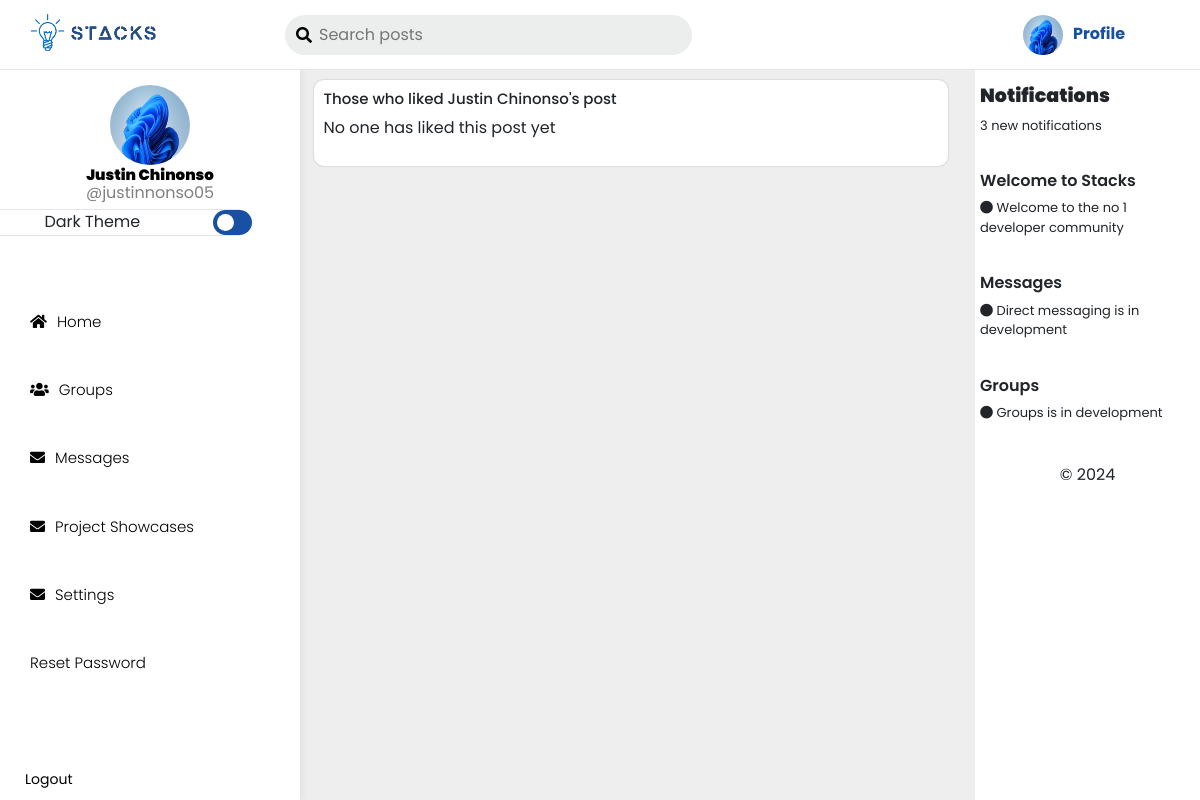
The app's page /liked-post/100/ (signed in), older data.
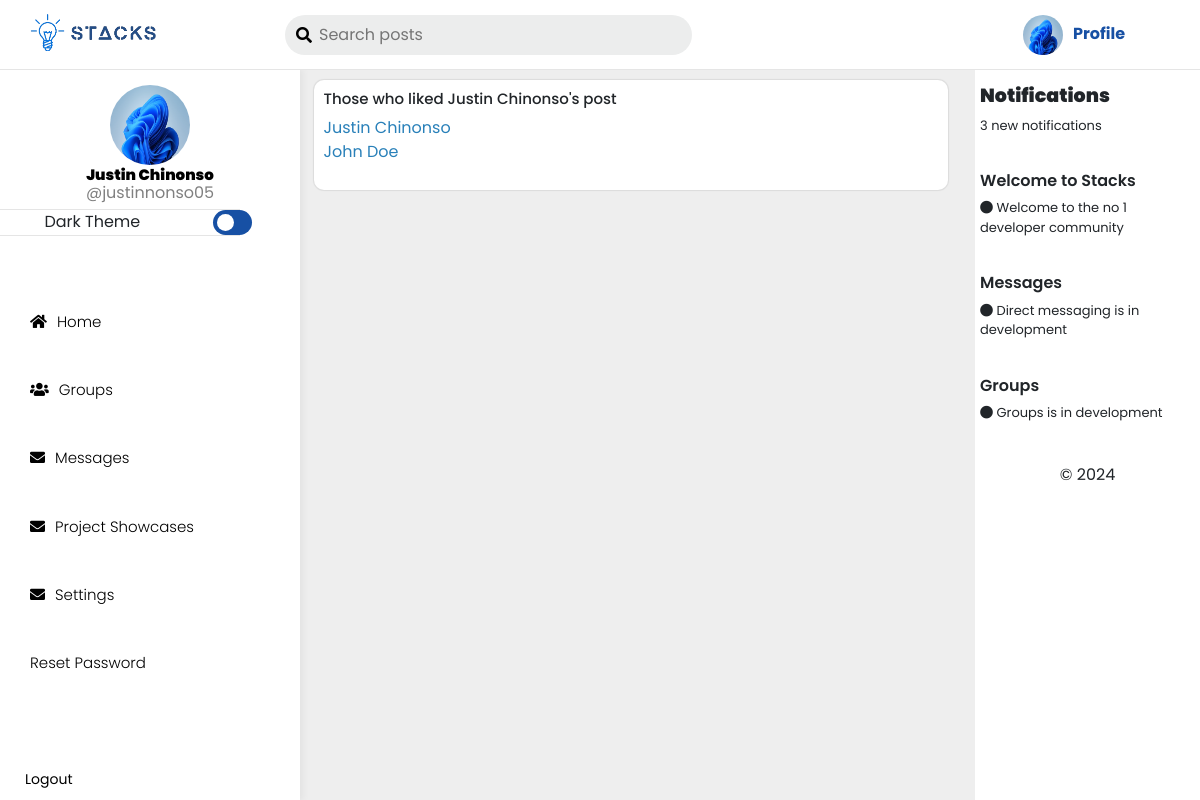
The same page, newer data.
### user/models.py (models this page shows, shortened)
class Profile(models.Model):
	user = models.OneToOneField(User, on_delete = models.CASCADE)
	verified = models.BooleanField(default=False)
	full_name = models.CharField(max_length = 200)
	Profile_picture = models.ImageField(blank = True, null = True, default = '', upload_to = 'profile_pics')
	bio = models.TextField(max_length = 150, default = "", blank = True, null = True)
	tech_stack = models.CharField(max_length =100, default = "", blank = True, null = True)
	current_city = models.CharField(max_length = 100, default = "", blank = True, null = True)
	Website_or_Portfolio_link = models.URLField(default = "", blank = True, null = True)
	likes = models.ManyToManyField(User, related_name='liked_profile', blank=True)

### main/models.py (models this page shows, shortened)
class Post(models.Model):
	author = models.ForeignKey(Profile, on_delete = models.CASCADE)
	Post_image = models.ImageField(blank = True, null = True, default = None, verbose_name = "Add Image", upload_to = 'Post_images')
	date_posted = models.DateTimeField(default = timezone.now)
	content = models.TextField()
	likes = models.ManyToManyField(User, related_name='liekd_posts', blank=True)

### main/views.py (the view)
# urls.py: path('liked-post/<int:post_id>/', views.liked_posts, name = 'liked-post'),
@login_required
def liked_posts(request, post_id):
	post = get_object_or_404(Post, pk=post_id)
	users = post.likes.all()
	profiles = Profile.objects.filter(user__in=users)
	context = {
		'profiles': profiles,
		'post': post
		}
	return render(request, 'main/liked_posts.html', context)

### main/templates/main/liked_posts.html (shortened to what this page needs)
{% extends "main/base.html" %}
{% load static %}
	{% block content %}
    <div class="profile-container" id="allPosts">
		<div class="profile-content">
            <h2>Those who liked {{ post.author.full_name }}'s post</h2>
            <ul>
                {% for profile in profiles %}
                    <li><a href="{% url 'user-profile' profile.user.username %}">{{ profile.full_name }}</a></li>
                {% empty %}
                    <li>No one has liked this post yet</li>
                {% endfor %}
            </ul>
        </div>
    </div>
	{% endblock content%}

### main/templates/main/base.html (shortened to what this page needs)
{% load static %}
<!DOCTYPE html>
<html data-theme="light">
<head>
    <link rel="stylesheet" href="https://cdn.jsdelivr.net/npm/bootstrap@4.1.3/dist/css/bootstrap.min.css">
    <link rel="stylesheet" href="https://cdnjs.cloudflare.com/ajax/libs/font-awesome/5.15.4/css/all.min.css">
	<link rel="stylesheet" type="text/css" href="{% static 'main/style.css' %}">
	<link rel="stylesheet" type="text/css" href="{% static 'main/darkstyle.css' %}" id="dark-mode-stylesheet">
</head>
<body>
	<header>
		<label class="logo dark"><a href="{% url 'home' %}"><img src="{% static 'main/stacks3.png' %}"></a></label>
		<div class="search"><form action="{% url 'search' %}" method="get" class="search-form" id="search_form"><button class="search" type="submit"><i id="search-icon" class="fa fa-search"></i></button><input class="search" type="search" name="key" placeholder="Search posts"></form>
		</div>
		<nav>
			{% if request.user.is_authenticated %}
				<div class="nav-logged">
					{% if request.user.profile.Profile_picture %}
						<a class="top-profile-des" href="{% url 'user-profile' request.user.username %}"><img class="top-profile" src="{{ request.user.profile.Profile_picture.url }}">Profile</a>
					{% else %}
						<a class="top-profile-des" href="{% url 'user-profile' request.user.username %}"><img class="top-profile" src="{% static 'main/default.jpg' %}">Profile</a>
						<a class="top-profile-mob" href="#" id="top-profile"><img class="top-profile" src="{% static 'main/default.jpg' %}"></a>
					{% endif %}
				</div>
			{% else %}
				<div class="nav-no-logged">
					<a class="login" href="{% url 'welcome' %}">Go back</a>
			{% endif %}
		</nav>
	</header>
	<div class="content" id="dynamic-element1">
		<div class="menu" id="menu">
			<div class="user">
				{% if request.user.is_authenticated %}
					{% if request.user.profile.Profile_picture %}
						<p><a href="{% url 'user-profile' request.user.username %}"><img src="{{ request.user.profile.Profile_picture.url }}"></a></p>
					{% else %}
						<p><a href="{% url 'user-profile' request.user.username %}"><img src="{% static 'main/default.jpg' %}"></a></p>
					{% endif %}
					<p class="fullname"><a class="post-author" href="{% url 'user-profile' request.user.username %}">{{ user.profile.full_name }}</a></p>
					<p class="username">@{{ request.user.username }}</p>
				{% else %}
					<a href="{% url 'login' %}">Login</a>
			{% endif %}
			</div><hr>
			<div class="dark-theme">
                <label>Dark Theme</label>
                <label class="switch" title="Toggle light/dark mode">
                    <span class="slider round"></span>
                </label>
            </div><hr>
			<div class="menu-items">
				<a class="desk-item" href="{% url 'home' %}"><i class="fa fa-home"></i>Home</a>
				<a class="desk-item" href="{% url 'groups' %}"><i class="fa fa-users"></i>Groups</a>
				<a class="desk-item" href="{% url 'message' %}"><i class="fa fa-envelope"></i>Messages</a>
				<a class="desk-item" href="{% url 'message' %}"><i class="fa fa-envelope"></i>Project Showcases</a>
				<a class="desk-item" href="{% url 'message' %}"><i class="fa fa-envelope"></i>Settings</a>
				<a class="desk-item" href="{% url 'password_reset' %}">Reset Password</a>
				{% if request.user.is_authenticated %}
				<form method="POST" action="{% url 'logout' %}">
					<button type="submit" class="logout"> Logout</button>
				</form>
				{% else %}
				<a href="{% url 'login' %}"><i class="fa fa-sign-in"></i>Login</a>
				{% endif %}
			</div>
		</div>
		{% block content %}{% endblock %}
		<div class="right-side" id="right-side">
			<div class="discover">
			 	<h4>Notifications</h4>
			 	<p>3 new notifications</p>
			</div>
			<div class="discover">
			 	<h2>Welcome to Stacks</h2>
			 	<p><i class="fa fa-circle"></i>&nbsp;Welcome to the no 1 developer community</p>
			</div>
			<div class="discover">
			 	<h2>Messages</h2>
			 	<p><i class="fa fa-circle"></i>&nbsp;Direct messaging is in development</p>
			</div>
			<div class="discover">
				<h2>Groups</h2>
				<p><i class="fa fa-circle"></i>&nbsp;Groups is in development</p>
		   </div>
		 	<div class="copywright">
				<div>&copy; 2024</div>
			</div>
		</div>
	</div>
</body>
</html>

### main/static/main/darkstyle.css (style rules this page uses)
hr { border-color: rgba(255, 255, 255, .2); }
i.fa-search { color: #2980b9; }
header { background-color: #181b20; }
div.content, div.menu, body { background-color: #1c1f27; }
label, p, h1, h2, h3, h4 { color: white; }
a.top-profile-des { color: #2980b9; }
div.user, div.posts, div.featured-wrapper, div.create-post, div.profile-content, div.login-content, div.signup-content, div.settings-container, div.dark-theme, div.photo-grid, div.discover { background-color: rgba(255, 255, 255, .1); }
div.user p.fullname a, div.author a { color: white; }
div.user p.username, div.posts span.date { color: rgba(255, 255, 255, .9); }
div.menu-items { background-color: rgba(255, 255, 255, .1); }
div.menu-items a, div.menu-items a i, button.logout { color: rgb(240, 240, 240); }
div.search input { color: white; background-color: rgba(255, 255, 255, .1); }
div.search input::placeholder, div.create-post textarea::placeholder, footer { color: white; }
div.copywright div { color: white; }
label.dark { display: none !important; }

### main/templates/main/liked_posts.html (style rules this page uses)
ul { list-style: none; }
div.profile-content a { text-decoration: none; color: #2980b9;; }
div.profile-content { padding: 10px; }
div.profile-content h2 { font-size: 15px; }

### main/templates/main/base.html (style rules this page uses)
div.right-side h2 { font-size: 16px; font-weight: 600; }

Row changes from the older to the newer data that the page shows:
now on this page (row unchanged): Profile: full_name "Justin Chinonso"
added Profile: full_name "John Doe"
Text that changed along with them:
text no longer shown: "No one has liked this post yet"
